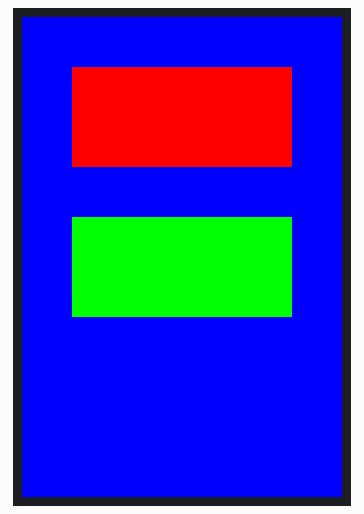
Simulated run of this program. Board: ESP32 board running MicroPython. Parts: 320×480 colour display.

Above: at 0.9 s.

The program:

main.py
```python
# (licence header left out)
# ESP32-C6 ST7796U 完整驱动示例 (SPI接口).
# 分辨率: 320x480.
# 测试环境: ESP32-C6 MicroPython v1.20+.

import machine
import time
from machine import Pin, SPI

# 硬件连接配置 (根据实际接线修改).
class ST7796U_Config:
    SPI_HOST = 1       # 使用VSPI (HSPI=0, VSPI=1).
    SPI_FREQ = 40_000_000  # 最大40MHz.

    # 引脚定义 (ESP32-C6 DevKitC)
    PIN_SCK  = 18      # GPIO18 (VSPI SCK).
    PIN_SDA  = 23      # GPIO23 (VSPI MOSI).
    PIN_DC   = 6      # GPIO16 (Data/Command).
    PIN_RST  = 7      # GPIO17 (Reset).
    PIN_CS   = 5       # GPIO5  (Chip Select).
    PIN_BL   = 4       # GPIO4  (Backlight - 可选).

# 颜色定义 (RGB565格式).
class Color:
    RED     = 0xF800
    GREEN   = 0x07E0
    BLUE    = 0x001F
    WHITE   = 0xFFFF
    BLACK   = 0x0000
    YELLOW  = 0xFFE0
    CYAN    = 0x07FF
    MAGENTA = 0xF81F

class ST7796U_Driver:
    def __init__(self, config):
        self.config = config
        self.width = 320
        self.height = 480

        # 初始化SPI总线.
        self.spi = SPI(
            self.config.SPI_HOST,
            baudrate=self.config.SPI_FREQ,
            sck=Pin(self.config.PIN_SCK),
            mosi=Pin(self.config.PIN_SDA),
            miso=None,
            polarity=0,
            phase=0
        )

        # 初始化控制引脚.
        self.cs   = Pin(self.config.PIN_CS,   Pin.OUT, value=1)
        self.dc   = Pin(self.config.PIN_DC,   Pin.OUT, value=0)
        self.rst  = Pin(self.config.PIN_RST,  Pin.OUT, value=0)
        self.bl   = Pin(self.config.PIN_BL,   Pin.OUT, value=1) if hasattr(self.config, 'PIN_BL') else None

        # 硬件复位.
        self.reset()

        # 执行完整初始化序列.
        self._init_sequence()

    def reset(self):
        """执行硬件复位"""
        self.rst(1)
        time.sleep_ms(50)
        self.rst(0)
        time.sleep_ms(150)
        self.rst(1)
        time.sleep_ms(150)

    def _write_cmd(self, cmd):
        """发送命令"""
        self.cs(0)
        self.dc(0)
        self.spi.write(bytes([cmd]))
        self.cs(1)

    def _write_data(self, data):
        """发送数据"""
        self.cs(0)
        self.dc(1)
        self.spi.write(data)
        self.cs(1)

    def _init_sequence(self):
        """ST7796U完整初始化序列 (根据官方数据手册)"""
        init_commands = [
            # Power Setting.
            (0xB2, b'\x0C\x0C\x00\x33\x33', 1),   # PORCH设置.
            (0xB7, b'\x35', 1),                   # 电源控制1.
            (0xBB, b'\x19', 1),                   # VCOM设置.
            (0xC0, b'\x2C', 1),                   # LCM驱动.
            (0xC2, b'\x01', 1),                   # VDV/VRH使能.
            (0xC3, b'\x13', 1),                   # VDV设置.
            (0xC4, b'\x20', 1),                   # VRH设置.
            (0xC6, b'\x0F', 1),                   # 帧速率控制.
            (0xD0, b'\xA4\xA1', 1),               # 电源优化.
            (0xE0, b'\xD0\x04\x0D\x11\x13\x2B\x3F\x54\x4C\x08\x0E\x09\x27\x2A', 2),  # 正极伽马.
            (0xE1, b'\xF0\x09\x0B\x06\x08\x0A\x3F\x38\x4F\x0A\x0F\x05\x32\x35', 2),  # 负极伽马.

            # Display Setting.
            (0x36, b'\x08', 1),   # 内存访问控制 (RGB顺序).
            (0x3A, b'\x55', 1),   # 接口像素格式 (16bit/pixel).

            # Sleep Out & Display On.
            (0x11, None, 120),    # 退出睡眠模式.
            (0x29, None, 100)     # 开启显示.
        ]

        for cmd, data, delay in init_commands:
            self._write_cmd(cmd)
            if data:
                self._write_data(data)
            if delay:
                time.sleep_ms(delay)

    def set_window(self, x0, y0, x1, y1):
        """设置绘制窗口"""
        self._write_cmd(0x2A)  # Column Address Set.
        self._write_data(bytes([x0 >> 8, x0 & 0xFF, x1 >> 8, x1 & 0xFF]))
        self._write_cmd(0x2B)  # Row Address Set.
        self._write_data(bytes([y0 >> 8, y0 & 0xFF, y1 >> 8, y1 & 0xFF]))
        self._write_cmd(0x2C)  # Memory Write.

    '''
    在MicroPython下, ESP32-C6的RAM空间不够一次发送一帧完整数据, 此处分段发送数据.
    '''
    def fill_rect(self, x, y, w, h, color, chunk_size=4092):
        """优化版矩形填充 (支持大尺寸绘制)"""
        x1 = x + w - 1
        y1 = y + h - 1
        self.set_window(x, y, x1, y1)

        # 创建单像素颜色模板 (2字节).
        color_data = bytes([color >> 8, color & 0xFF])

        # 计算每行像素数和总行数.
        pixels_per_row = w
        total_rows = h

        # 分块发送数据.
        for row in range(total_rows):
            # 计算当前行数据偏移.
            offset = row * pixels_per_row * 2

            # 分块发送 (每次发送chunk_size字节).
            for i in range(0, pixels_per_row * 2, chunk_size):
                # 计算当前块大小 (不能超过剩余数据).
                current_chunk = min(chunk_size, pixels_per_row * 2 - i)

                # 发送数据块 (自动重复颜色数据).
                self._write_data(color_data * (current_chunk // 2))

    def draw_pixel(self, x, y, color):
        """绘制单个像素"""
        self.set_window(x, y, x, y)
        self._write_data(bytes([color >> 8, color & 0xFF]))

    def fill_screen(self, color):
        """全屏填充"""
        self.fill_rect(0, 0, self.width, self.height, color)

# 使用示例.
if __name__ == "__main__":
    display = ST7796U_Driver(ST7796U_Config())

    # 测试大尺寸填充 (320x480全屏).
    display.fill_screen(Color.BLACK)
    display.fill_rect(0, 0, 320, 480, Color.BLUE)

    # 绘制测试图案 (不再需要注释掉).
    display.fill_rect(50, 50, 220, 100, Color.RED)
    display.fill_rect(50, 200, 220, 100, Color.GREEN)

    # 保持显示.
    while True:
        time.sleep(1)
```
